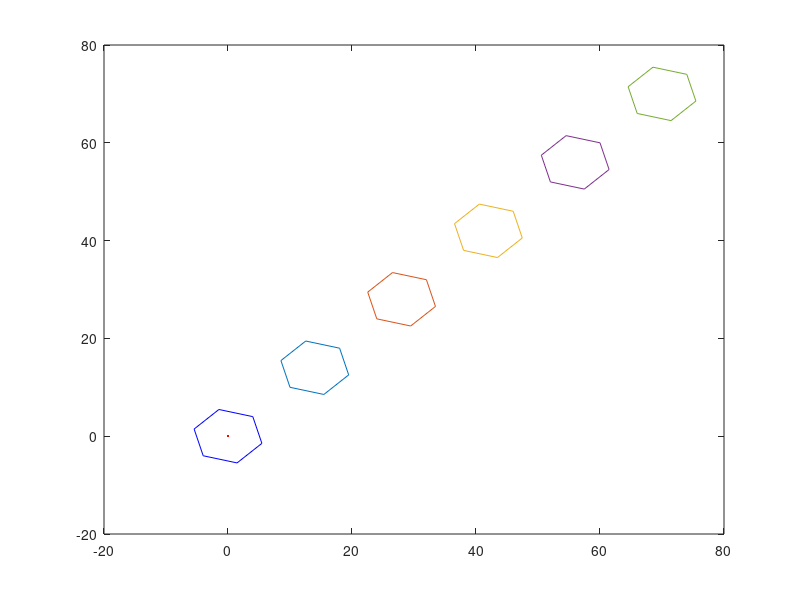

This figure's MATLAB source:
clear all
close all
clc


n=6
x=4
y=4
r=[cos(2*pi/n),-sin(2*pi/n);sin(2*pi/n),cos(2*pi/n)]
v=[x;y]
b=v
r*v
for i=1:6
    v=r*v
    b=[b,v]
end
plot(b(1,1:7), b(2,1:7), 'b',0,0,'r')
hold on

f=[2 2]
for i= 1:5
    for j= 1:7
      d=[2,2,2,2,2,2,2;2,2,2,2,2,2,2]
      b=b+d
    end
    plot(b(1,1:7), b(2,1:7))
end
   

